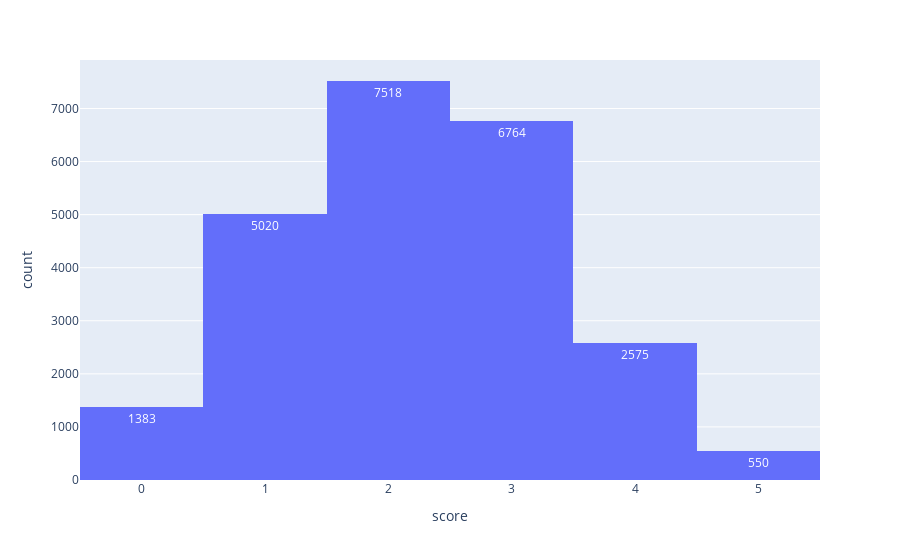

Notebook source saved alongside this figure:
### Code cell
px.histogram(train_df, x="score", text_auto=True)

### Figure 1 — Plotly figure (JSON) as saved in the notebook; plotly's stock layout.template omitted (floating-point values rounded to 4 significant figures; data arrays with more than 128 entries replaced by an {"elided": "..."} marker saying what was removed)
{"data": [{"alignmentgroup": "True", "bingroup": "x", "hovertemplate": "score=%{x}<br>count=%{y}<extra></extra>", "legendgroup": "", "marker": {"color": "#636efa", "pattern": {"shape": ""}}, "name": "", "offsetgroup": "", "orientation": "v", "showlegend": false, "texttemplate": "%{value}", "type": "histogram", "x": {"elided": "23810 int values"}, "xaxis": "x", "yaxis": "y"}], "layout": {"barmode": "relative", "legend": {"tracegroupgap": 0}, "margin": {"t": 60}, "xaxis": {"anchor": "y", "domain": [0, 1], "title": {"text": "score"}}, "yaxis": {"anchor": "x", "domain": [0, 1], "title": {"text": "count"}}}}
